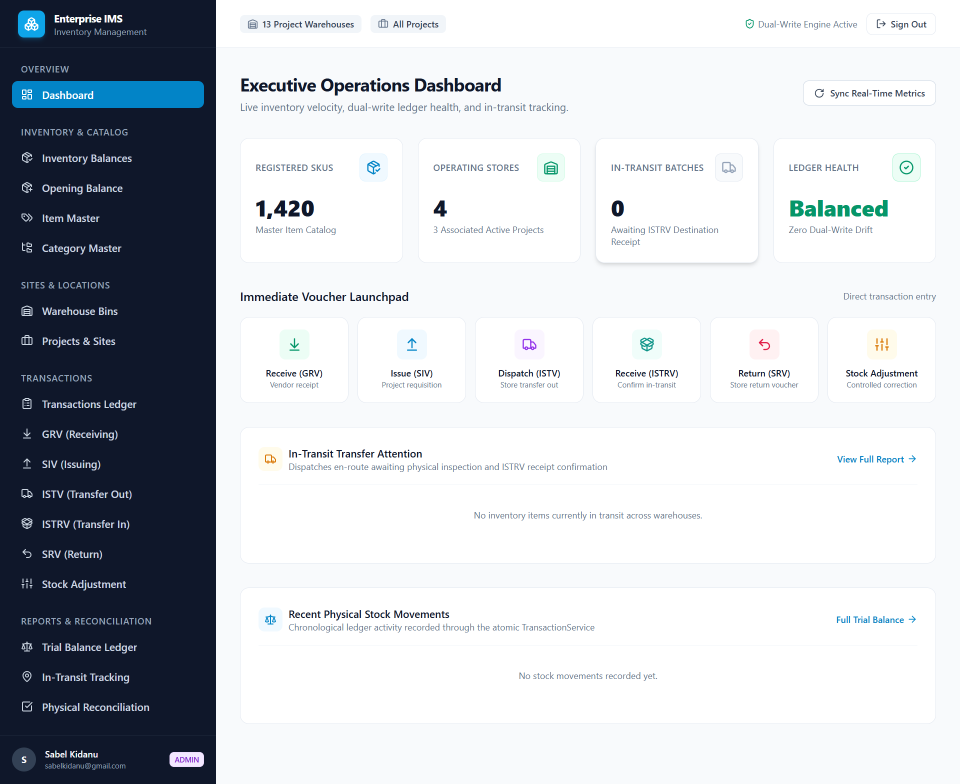
#> input picture dashboard.png, 1920 x 1567 px, found by its file name (shown at 1/2 size)
$ python process_assets.py
#> lines starting #> are read from the running program, lines starting #| are printed output that depends on the picture
import os
from PIL import Image, ImageDraw, ImageFont

SOURCE_DIR = r"C:\Users\kirub\Music\portfolio"
TARGET_DIR = r"C:\Users\kirub\Music\portfolio\src\assets\projects"

font_reg = ImageFont.truetype(r"C:\Windows\Fonts\segoeui.ttf", 14)
font_bold = ImageFont.truetype(r"C:\Windows\Fonts\segoeuib.ttf", 14)
font_md = ImageFont.truetype(r"C:\Windows\Fonts\segoeui.ttf", 15)
font_sm = ImageFont.truetype(r"C:\Windows\Fonts\segoeui.ttf", 13)
font_xs = ImageFont.truetype(r"C:\Windows\Fonts\segoeui.ttf", 12)
font_badge = ImageFont.truetype(r"C:\Windows\Fonts\segoeuib.ttf", 10)

results = []

def record(path, original_name, orig_size, w, h, usage):
    new_size = os.path.getsize(path)
    results.append({
        "path": os.path.relpath(path, r"C:\Users\kirub\Music\portfolio"),
        "original_file": original_name,
        "original_size": orig_size,
        "new_size": new_size,
        "dimensions": f"{w}x{h}",
        "usage": usage
    })

def sanitize_erp(img):
    copy_img = img.copy()
    draw = ImageDraw.Draw(copy_img)
    h = copy_img.height
    # Clear profile text and badge area from x=78 to 295
    draw.rectangle([78, h - 80, 295, h - 20], fill=(15, 23, 42))
    draw.text((88, h - 68), "System Admin", font=font_bold, fill=(241, 245, 249))
    draw.rounded_rectangle([186, h - 68, 232, h - 52], radius=4, fill=(139, 92, 246))
    draw.text((192, h - 67), "ADMIN", font=font_badge, fill=(255, 255, 255))
    draw.text((88, h - 48), "admin@enterprise.local", font=font_xs, fill=(148, 163, 184))
    return copy_img

print("Executing final polished asset generation pipeline...")

# ------------------------------------------------------------------
# 1. Construction ERP & Inventory Management
# ------------------------------------------------------------------
erp_dir = os.path.join(TARGET_DIR, "construction-erp")

# dashboard.png
dash_path = os.path.join(SOURCE_DIR, "dashboard.png")
orig_dash_size = os.path.getsize(dash_path)
with Image.open(dash_path) as orig_dash:
#> orig_dash is the input picture: PIL image 1920x1567 RGBA; mean R, G, B, A 197.2, 201.1, 206.5, 255
    dash_clean = sanitize_erp(orig_dash)

    # 16:9 preview (1920x1080)
    preview = dash_clean.crop((0, 0, 1920, 1080))
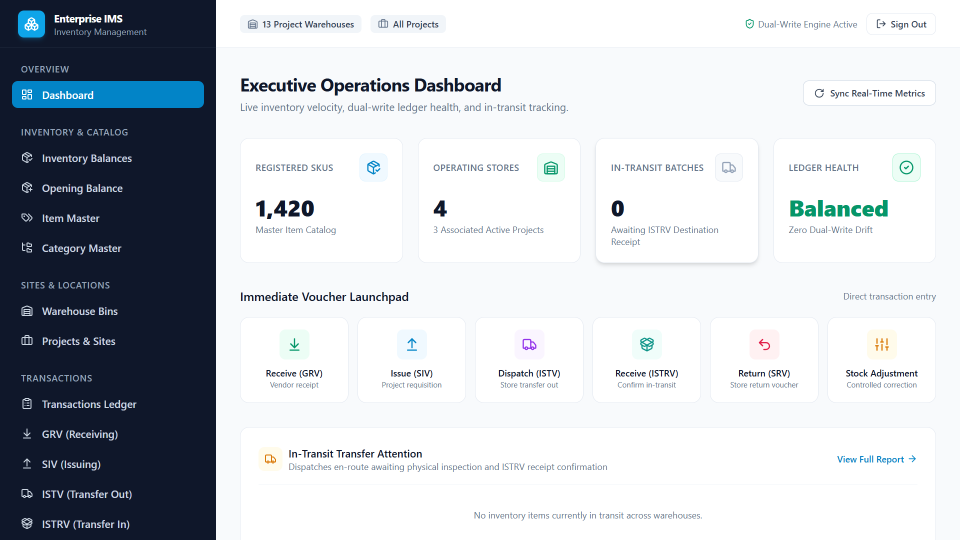
#> preview: PIL image 1920x1080 RGBA (shown at 1/2 size); mean R, G, B, A 196.1, 200.5, 206.1, 255
    p_path = os.path.join(erp_dir, "preview.webp")
    preview.save(p_path, "WEBP", quality=84, method=6)
    record(p_path, "dashboard.png", orig_dash_size, 1920, 1080, "Portfolio Card Preview (16:9)")

    # Thumbnail (800x450)
    thumb = preview.resize((800, 450), Image.Resampling.LANCZOS)
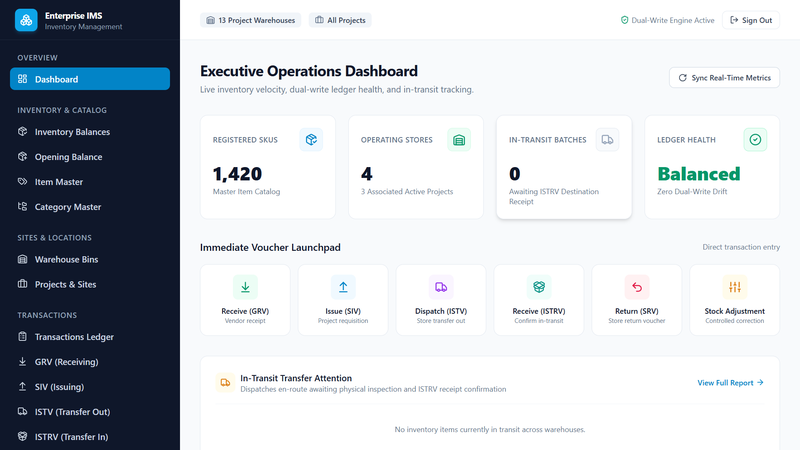
#> thumb: PIL image 800x450 RGBA; mean R, G, B, A 196, 200.4, 206, 255
    t_path = os.path.join(erp_dir, "preview-thumb.webp")
    thumb.save(t_path, "WEBP", quality=82, method=6)
    record(t_path, "dashboard.png", orig_dash_size, 800, 450, "Thumbnail (16:9)")

    # Full case study
    f_path = os.path.join(erp_dir, "dashboard.webp")
    dash_clean.save(f_path, "WEBP", quality=84, method=6)
    record(f_path, "dashboard.png", orig_dash_size, dash_clean.width, dash_clean.height, "Case Study Full Dashboard")

# item.png
item_path = os.path.join(SOURCE_DIR, "item.png")
orig_item_size = os.path.getsize(item_path)
with Image.open(item_path) as orig_item:
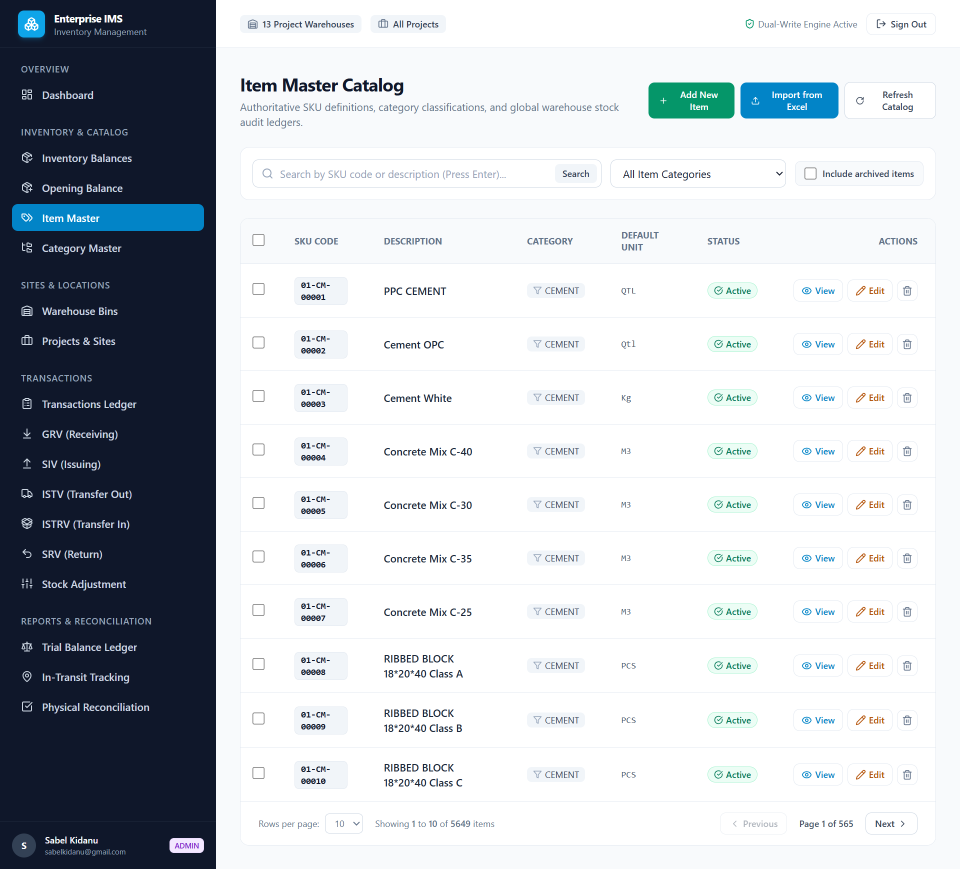
#> input picture item.png, 1920 x 1738 px, found by its file name (shown at 1/2 size)
#> orig_item is the input picture: PIL image 1920x1738 RGBA; mean R, G, B, A 195.4, 200, 205.5, 255
    item_clean = sanitize_erp(orig_item)
    f_path = os.path.join(erp_dir, "item-master.webp")
    item_clean.save(f_path, "WEBP", quality=84, method=6)
    record(f_path, "item.png", orig_item_size, item_clean.width, item_clean.height, "Case Study Item Master Catalog")

# transaction.png
tx_path = os.path.join(SOURCE_DIR, "transaction.png")
#> (the run stopped early here; a loop or call above may not have finished)
